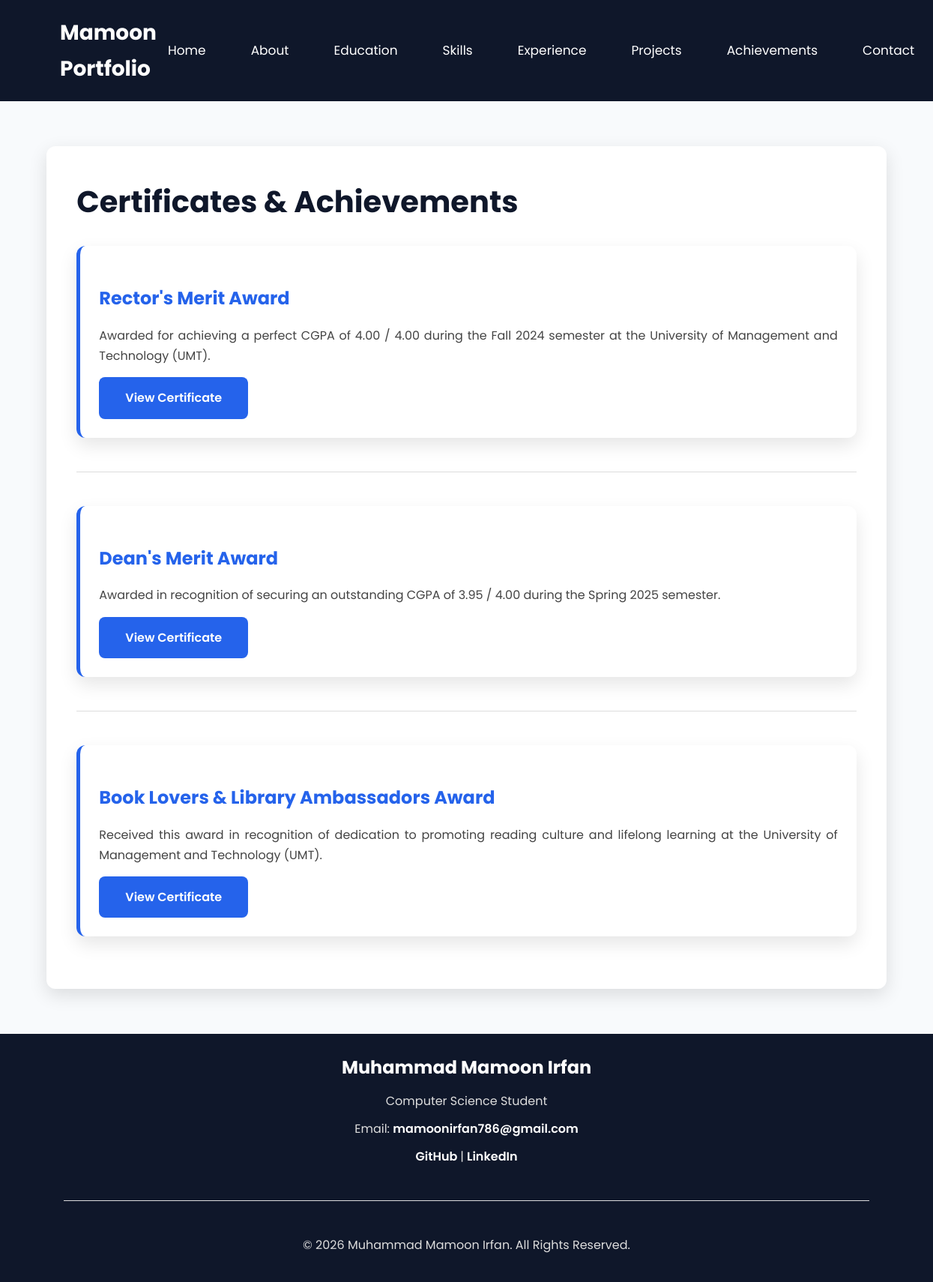
Page /achievements/ on the committed database.
### bio/models.py (models this page shows, shortened)
class Achievement(models.Model):
    title = models.CharField(max_length=200)
    description = models.TextField()
    certificate = models.ImageField(upload_to="achievements/")

class Bio(models.Model):
    name = models.CharField(max_length=100)
    job_title = models.CharField(max_length=100)
    profile_picture = models.ImageField(upload_to="profile/")
    description = models.TextField()
    career_objective = models.TextField()
    degree = models.CharField(max_length=100)
    university = models.CharField(max_length=200)
    country = models.CharField(max_length=100)
    email = models.EmailField()
    university_email = models.EmailField()
    phone = models.CharField(max_length=20, blank=True)
    github = models.URLField()
    linkedin = models.URLField()
    resume = models.FileField(upload_to="resume/")

### bio/views.py (the view)
# urls.py: path('achievements/', views.achievements, name='achievements'),
def achievements(request):
    achievements = Achievement.objects.all()
    bio = Bio.objects.first()
    return render(request, "achievements.html", {
        "achievements": achievements,
        "bio": bio,
    })

### templates/achievements.html (shortened to what this page needs)
{% load static %}
<!DOCTYPE html>
<html lang="en">
<head>
    <link rel="stylesheet" href="{% static 'css/style.css' %}">
</head>
<body>
<header>
    <div class="logo">
        <h2>Mamoon Portfolio</h2>
    </div>
    <nav>
        <ul>
            <li><a href="{% url 'home' %}">Home</a></li>
            <li><a href="{% url 'about' %}">About</a></li>
            <li><a href="{% url 'education' %}">Education</a></li>
            <li><a href="{% url 'skills' %}">Skills</a></li>
            <li><a href="{% url 'experience' %}">Experience</a></li>
            <li><a href="{% url 'projects' %}">Projects</a></li>
            <li><a href="{% url 'achievements' %}">Achievements</a></li>
            <li><a href="{% url 'contact' %}">Contact</a></li>
        </ul>
    </nav>
</header>
<main>
    <section class="page">
        <h1>Certificates & Achievements</h1>
        {% for achievement in achievements %}
        <article>
            <h2>{{ achievement.title }}</h2>
            <p>
                {{ achievement.description }}
            </p>
            <a href="{{ achievement.certificate.url }}"
               class="btn"
               target="_blank">
                View Certificate
            </a>
        </article>
        {% if not forloop.last %}
        <hr>
        {% endif %}
        {% endfor %}
    </section>
</main>
<footer>
    <div class="footer-content">
        <h2>{{ bio.name }}</h2>
        <p>
            {{ bio.job_title }}
        </p>
        <p>
            Email:
            <a href="mailto:{{ bio.email }}">
                {{ bio.email }}
            </a>
        </p>
        <p>
            <a href="{{ bio.github }}"
               target="_blank"
               rel="noopener noreferrer">
                GitHub
            </a>
            |
            <a href="{{ bio.linkedin }}"
               target="_blank"
               rel="noopener noreferrer">
                LinkedIn
            </a>
        </p>
        <hr>
        <p>
            &copy; 2026 {{ bio.name }}.
            All Rights Reserved.
        </p>
    </div>
</footer>
</body>
</html>

### static/css/style.css (style rules this page uses)
:root { --primary:#0f172a; --secondary:#2563eb; --white:#ffffff; --light:#f8fafc; --gray:#64748b; --shadow:0 8px 25px rgba(0,0,0,.12); }
* { margin:0; padding:0; box-sizing:border-box; }
body { font-family:'Poppins',sans-serif; background:var(--light); color:#222; line-height:1.7; }
a { text-decoration:none; }
ul { list-style:none; }
header { background:var(--primary); display:flex; justify-content:space-between; align-items:center; padding:20px 80px; position:sticky; top:0; z-index:1000; }
.logo h2 { color:white; font-size:28px; font-weight:700; }
nav ul { display:flex; gap:30px; }
nav ul li a { color:white; font-size:17px; transition:.3s; padding:8px 15px; border-radius:5px; }
.btn { display:inline-block; background:var(--secondary); color:white; padding:14px 35px; border-radius:8px; transition:.3s; font-weight:600; }
.page { width:90%; margin:60px auto; background:white; padding:40px; border-radius:12px; box-shadow:var(--shadow); }
.page h1 { color:var(--primary); margin-bottom:25px; font-size:40px; }
.page h2 { color:var(--secondary); margin-top:25px; margin-bottom:15px; }
.page p { margin-bottom:15px; color:#444; text-align:justify; }
article { background:#ffffff; padding:25px; border-radius:10px; box-shadow:var(--shadow); margin-bottom:30px; transition:.3s; }
article h2 { color:var(--primary); }
hr { margin:30px 0; border:none; height:1px; background:#ddd; }
footer { background:var(--primary); color:white; text-align:center; padding:25px; margin-top:60px; }
article { background:#ffffff; padding:25px; margin-bottom:30px; border-radius:12px; box-shadow:0 10px 25px rgba(0,0,0,.10); transition:0.3s ease; }
article p { margin-bottom:20px; }
.page article { border-left:5px solid #2563eb; }
hr { margin:45px 0; border:none; border-top:1px solid #ddd; }
.footer-content { width:90%; margin:auto; text-align:center; }
.footer-content h2 { color:white; margin-bottom:10px; }
.footer-content p { color:#ddd; margin-bottom:10px; }
.footer-content a { color:white; font-weight:600; }

### rows in the picture
Achievement: title "Rector's Merit Award", description "Awarded for achieving a perfect CGPA of 4.00 / 4.00 during the Fall 2024 semester at the University of Management and Technology (UMT)."
Achievement: title "Dean's Merit Award", description "Awarded in recognition of securing an outstanding CGPA of 3.95 / 4.00 during the Spring 2025 semester."
Achievement: title "Book Lovers & Library Ambassadors Award", description "Received this award in recognition of dedication to promoting reading culture and lifelong learning at the University of Management and Technology (UMT)."
Bio: name "Muhammad Mamoon Irfan", job_title "Computer Science Student", email "mamoonirfan786@gmail.com"
